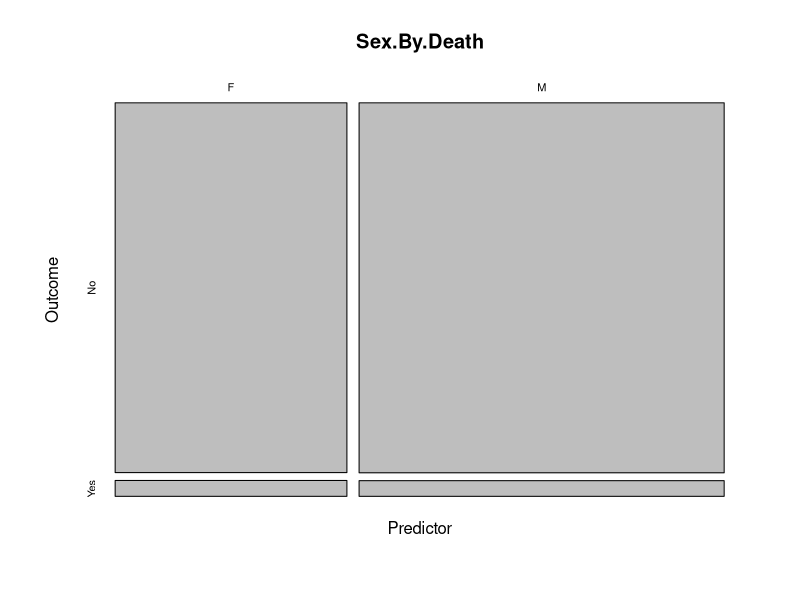

Recreate this plot in R.
## ---- chunk 1
install.packages("epitools", 
                 dependencies=TRUE,
                 repos="http://cran.us.r-project.org")
## ---- chunk 2
library("epitools")
## ---- chunk 3
data(wnv)
head(wnv)
## ---- chunk 4
options(scipen=999) # turn off scientific notation
data(wnv) # load the West Nile Virus Data Set
Sex.By.Death <- epitable (wnv$sex, wnv$death) # Create a 2x2 table and store it in "Sex.By.Death"
Sex.By.Death # look at the 2x2 table
oddsratio(Sex.By.Death, method="fisher") # calculate an Odds Ratio
## ---- chunk 5
plot(Sex.By.Death)
